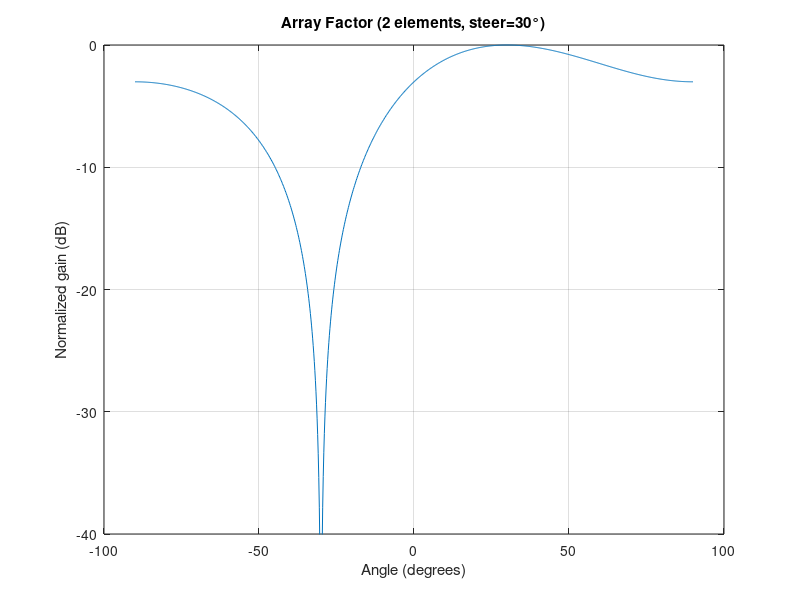

This chart was generated by the following MATLAB code:
%% Parameters
N       = 2;             % number of antennas
f_c     = 24e9;          % carrier (Hz)
c       = 3e8;           
lambda  = c / f_c;
d       = 0.5 * lambda;  % spacing = λ/2
theta0  = 30*pi/180;     % steering angle (rad)

%% Array factor computation
theta_scan = linspace(-90,90,1000)*pi/180;  % angles to plot
AF = zeros(size(theta_scan));

for k = 1:length(theta_scan)
    % phase shift relative to steering angle
    for n = 0:N-1
        AF(k) = AF(k) + exp(1j * 2*pi*d*n/lambda * ...
                            (sin(theta_scan(k)) - sin(theta0)));
    end
end

%% Normalize & plot
AF_mag = abs(AF)/max(abs(AF));
plot(theta_scan*180/pi, 20*log10(AF_mag));
xlabel('Angle (degrees)');
ylabel('Normalized gain (dB)');
grid on;
title(sprintf('Array Factor (%d elements, steer=%d°)', N, round(theta0*180/pi)));
ylim([-40 0]);
